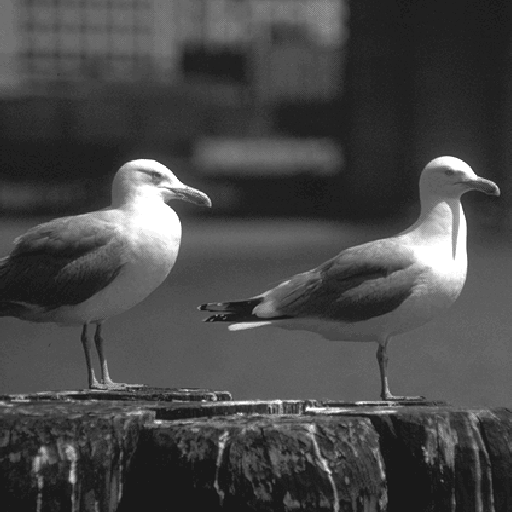
#> input picture Trabalho1/seagull.png, 512 x 512 px
$ jupyter execute Trabalho1.ipynb
#> lines starting #> are read from the running program, lines starting #| are printed output that depends on the picture
[cell 1]
import cv2
import numpy as np
from matplotlib import pyplot as plt

[cell 2]
img = cv2.imread("seagull.png", cv2.IMREAD_GRAYSCALE)
#> img is the input picture: shape (512, 512); min 24, max 255, mean 71.8
h1 = np.array([[0,0,-1,0,0],[0,-1,-2,-1,0], [-1,-2,16,-2,-1], [0,-1,-2,-1,0], [0,0,-1,0,0]])
altura, largura = h1.shape
pad = (altura)//2
img = cv2.copyMakeBorder(img, pad, pad, pad, pad, cv2.BORDER_REPLICATE)
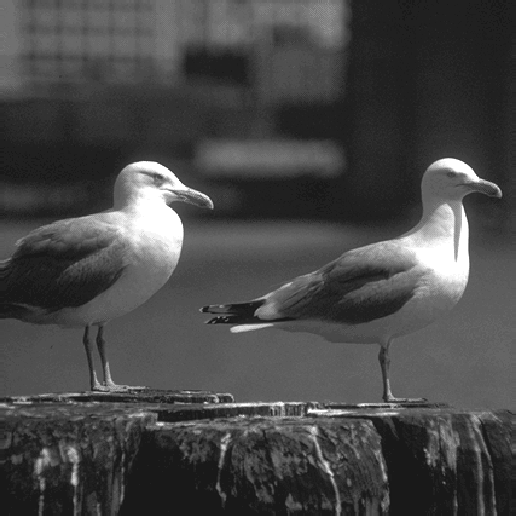
#> img: shape (516, 516); min 24, max 255, mean 71.5
opencvOutput = cv2.filter2D(img, -1, h1)
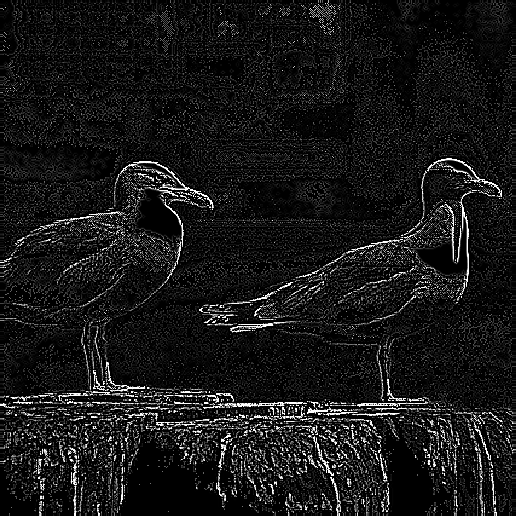
#> opencvOutput: shape (516, 516); min 0, max 255, mean 23.5
plt.imshow(opencvOutput, "gray")

# Filtragem da imagem com a máscara h1

[cell 3]
h2 = np.array([[1,4,6,4,1],[4,16,24,16,4], [6,24,36,24,6], [4,16,24,16,4], [1,4,6,4,1]])
h2 = (1/256)*h2
altura, largura = h1.shape
pad = (altura)//2
img = cv2.copyMakeBorder(img, pad, pad, pad, pad, cv2.BORDER_REPLICATE)
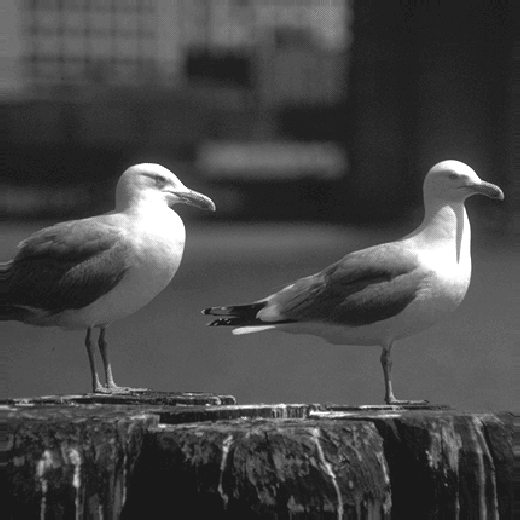
#> img: shape (520, 520); min 24, max 255, mean 71.3
opencvOutput = cv2.filter2D(img, -1, h2)
#> opencvOutput: shape (520, 520)
plt.imshow(opencvOutput, "gray")

# Filtragem da imagem com a máscara h2

[cell 4]
img = cv2.imread("seagull.png", cv2.IMREAD_GRAYSCALE)
img_aux = cv2.imread("seagull.png", cv2.IMREAD_GRAYSCALE)
h3 = np.array([[-1,0,1],[-2,0,2], [-1,0,1]])
h4 = np.array([[-1,-2,-1],[0,0,0], [-1,-2,-1]])
altura, largura = h3.shape
pad = (altura)//2
img = cv2.copyMakeBorder(img, pad, pad, pad, pad, cv2.BORDER_REPLICATE)
#> img: shape (514, 514)
img_aux = cv2.copyMakeBorder(img_aux, pad, pad, pad, pad, cv2.BORDER_REPLICATE)
opencvOutput = cv2.filter2D(img, -1, h3).astype('uint32')
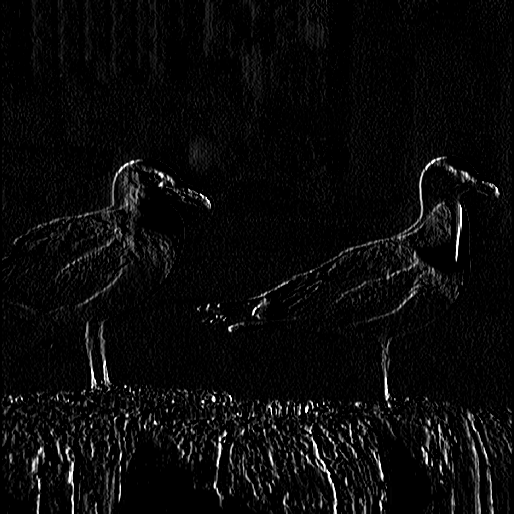
#> opencvOutput: shape (514, 514) uint32; min 0, max 255, mean 10
opencvOutput2 = cv2.filter2D(img_aux, -1, h4).astype('uint32')
#> opencvOutput2: shape (514, 514) uint32; every value is 0
opencvOutput = (opencvOutput**2) + (opencvOutput2**2)
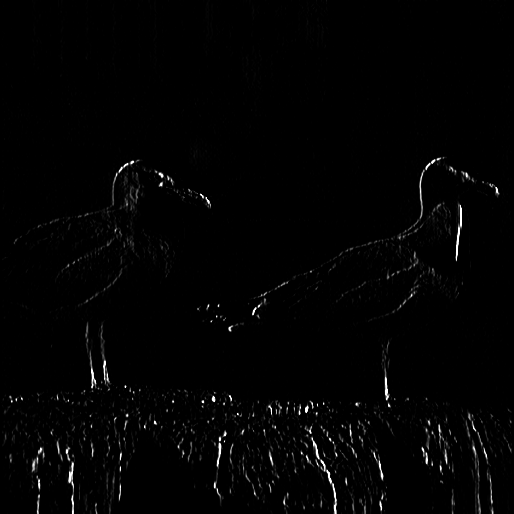
#> opencvOutput: shape (514, 514) uint32; min 0, max 65025, mean 829; drawn with min black and max white
opencvOutput = np.sqrt(opencvOutput)
plt.imshow(opencvOutput.astype('uint32'), "gray")
